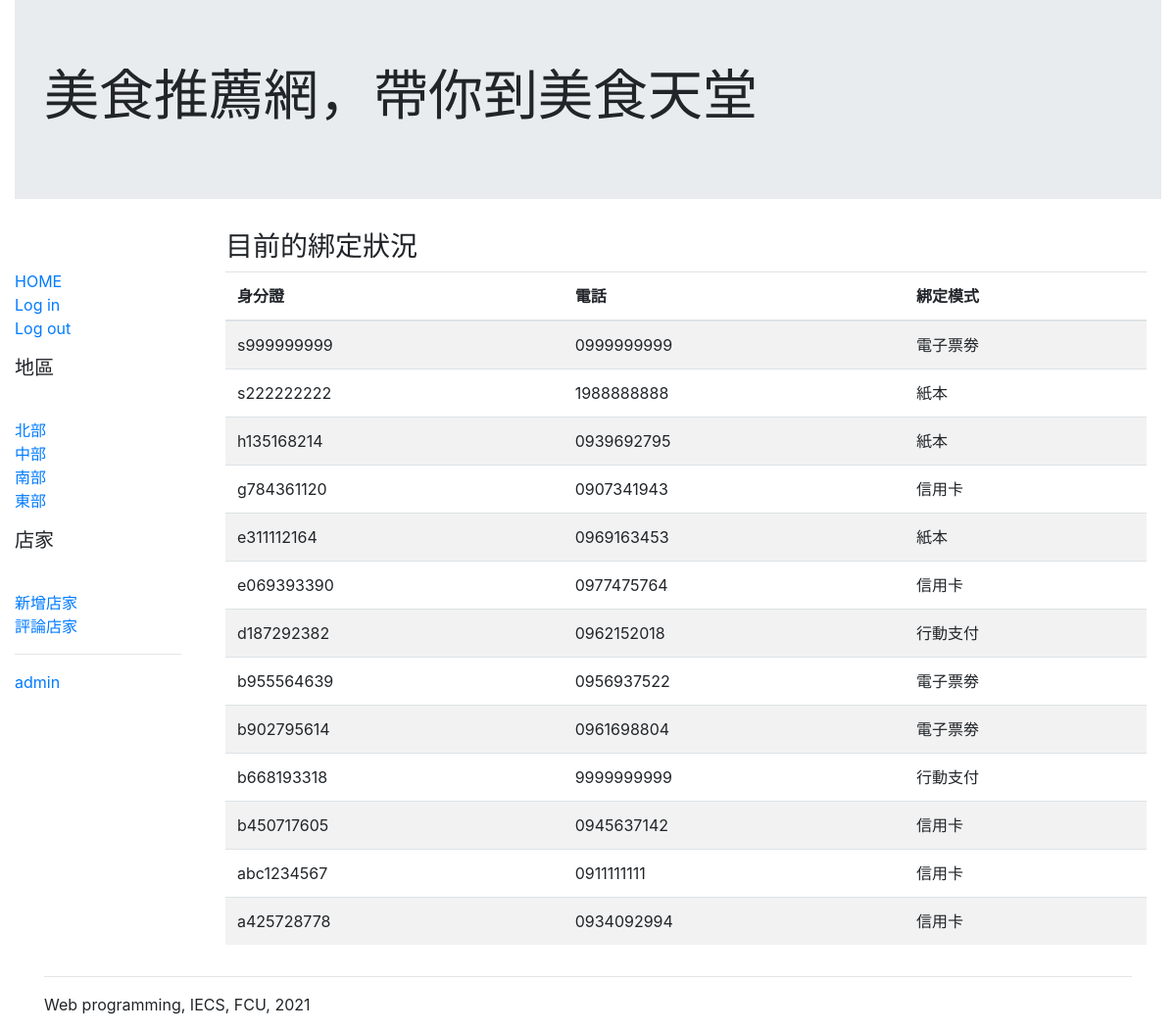
/apply/showall/, run on an earlier commit of the app's database.
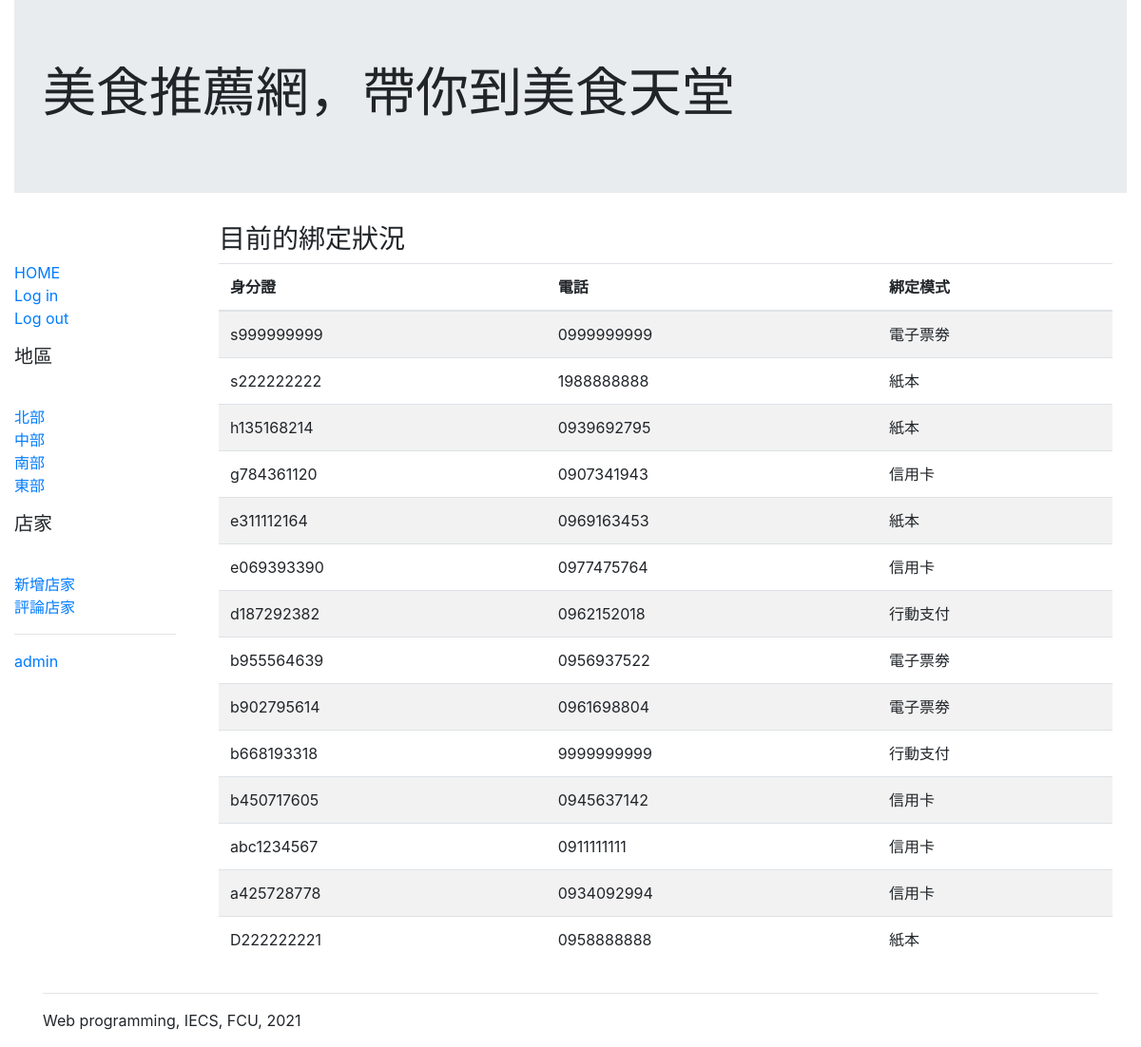
And on a later commit of the database.
### apply/models.py (models this page shows, shortened)
class Person(models.Model):
    VOUCHER_CHOICES = [
        ('PP', '紙本'),
        ('CC', '信用卡'),
        ('ET', '電子票劵'),
        ('MB', '行動支付')
    ]
    ssn = models.CharField(max_length=10, blank=False)
    tel = models.CharField(max_length=20, blank=False)
    voucher_id = models.CharField(max_length=2, choices = VOUCHER_CHOICES, default='PP')
    account = models.ForeignKey(User, on_delete=models.SET_NULL, null=True, blank=True) # new
    class Meta:
        ordering = ['-ssn']

### apply/views.py (the view)
# urls.py: path('showall/', views.show_all_apply, name='showall'),
def show_all_apply(request):
    person_list = Person.objects.all()
    context = {
        'person_list': person_list
    }
    return render(request, "apply/show_all.html", context)

### apply/templates/apply/show_all.html
{% extends "base.html" %}
{% block content %}
<h3>目前的綁定狀況</h3>
   <table class="table table-striped">
        <thead>
            <tr>
                <th>身分證</th>
                <th>電話</th>
                <th>綁定模式</th>
            </tr>
        </thead>
        <tbody>
            {% for p in person_list %}
            <tr>
                <td>{{ p.ssn }}</td>
                <td>{{ p.tel }}</td>
                <td>{{ p.get_voucher_id_display }}</td>
            </tr>
            {% endfor %}
        </tbody>
   </table>
{% endblock %}

### apply/templates/base.html (shortened to what this page needs)
<!DOCTYPE html>
<html lang="en">
<head>
    <link rel="stylesheet" href="https://cdn.jsdelivr.net/npm/bootstrap@4.6.0/dist/css/bootstrap.min.css"
>
</head>
<body>
<div class="banner container-fluid">
    <div class="jumbotron jumbotron-fluid">
        <div class="container">
            <h1 class="display-4">美食推薦網，帶你到美食天堂</h1>
        </div>
    </div>
</div>
<div class="main container-fluid">
    <div class="row">
        <div class="sidebar col-sm-2">
                <ul class="sidebar-nav">
                    <li><a href="/">HOME</a></li>
                    <li><a href="/accounts/login">Log in</a></li>
                    <li><a href="/accounts/logout">Log out</a></li>
                </ul>
            <h5>地區</h5>
                <ul class="sidebar-nav">
                    <li><a href="/apply/north">北部</a></li>
                    <li><a href="/apply/mid">中部</a></li>
                    <li><a href="/apply/south">南部</a></li>
                    <li><a href="/apply/east">東部</a></li>
                </ul>
            <h5>店家</h5>
                <ul class="sidebar-nav">
                    <li><a href="/store/create">新增店家</a></li>
                    <li><a href="/store/comment">評論店家</a></li>
                </ul>
            <hr>
            <a href="/admin">admin</a>
        </div>
        <div class="content col-sm-10">
            <div class="container">
                {% block content %}{% endblock %}
            </div>
        </div>
    </div>
</div>
<div class="footer container">
    <hr>
    <p>Web programming, IECS, FCU, 2021</p>
</div>
</body>
</html>

### apply/templates/base.html (style rules this page uses)
.sidebar-nav { margin-top: 40px; padding: 0; list-style: none; }

What changed in the data, as far as the page shows it:
added Person: ssn "D222222221", tel "0958888888", voucher_id "紙本"
